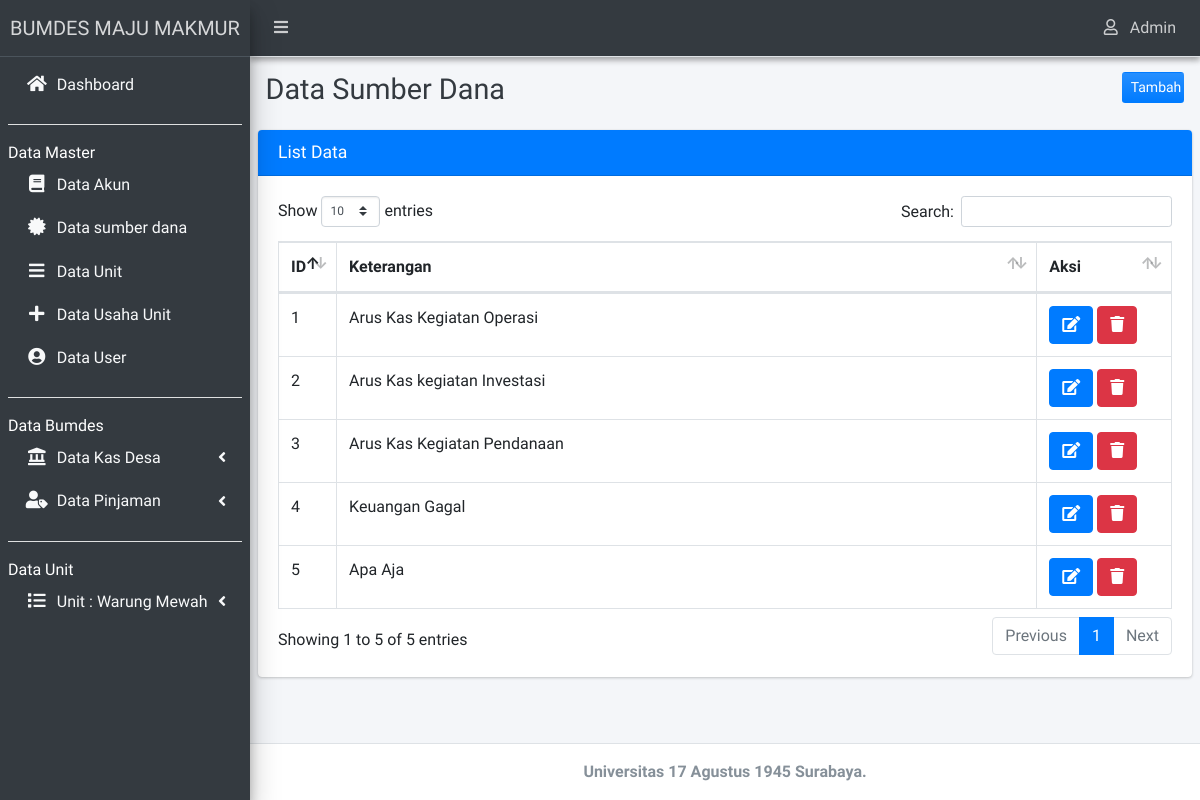
The page /admin/index.php?hal=ind (signed in) on the database as committed earlier.
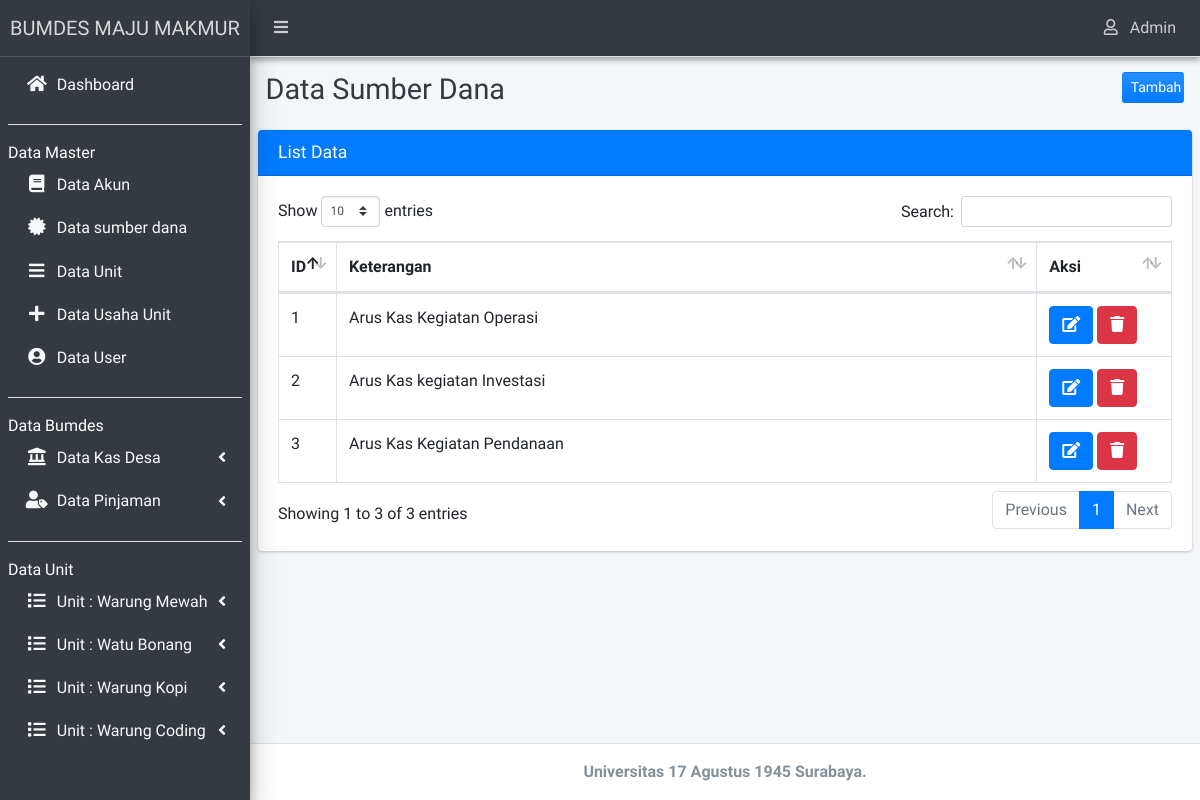
The same page on the database as committed later.
### tables this page shows
CREATE TABLE `tb_unit` (
  `id_unit` int(11) NOT NULL,
  `nama_unit` varchar(30) DEFAULT NULL
);

CREATE TABLE `tb_index` (
  `id_index` varchar(20) NOT NULL,
  `keterangan` varchar(200) DEFAULT NULL
);

### admin/_menu.php (the view, shortened to what the changed rows need)
<?php
$query="SELECT * from tb_unit";
$result=$mysqli->query($query);
$num_result=$result->num_rows;
if ($num_result > 0 ) {
	while ($data=mysqli_fetch_assoc($result)) {
		extract($data);  ?>
		<li class="nav-item has-treeview">
			<a href="#" class="nav-link text-light">
				<i class="nav-icon fas fa-list"></i>
				<p>
					Unit : <?=$nama_unit;?>
					<i class="fas fa-angle-left right"></i>
				</p>
			</a>
		</li>
		<?php } } ?>

### admin/ind.php (shortened to what the changed rows need)
<div class="content-header">
  <div class="container-fluid">
    <div class="row mb-2">
      <div class="col-sm-6">
        <h1 class="m-0 text-dark">Data Sumber Dana</h1>
      </div>
      <div class="col-sm-5">
      </div>
      <div class="col-sm-1">
        <a href="?hal=ind_olah" style="float: right;" class="btn btn-block bg-gradient-primary btn-sm">Tambah</a>
      </div>
    </div>
  </div>
</div>
<section class="content">
  <div class="row">
    <div class="col-12">
      <div class="card card-primary">
        <div class="card-header">
          <h3 class="card-title primary">List Data</h3>
        </div>
        <div class="card-body">
          <table id="example2" class="table table-bordered table-hover">
            <thead>
              <tr>
                <th>ID</th>
                <th>Keterangan</th>
                <th>Aksi</th>
              </tr>
            </thead>
            <tbody>
              <?php
              $query="SELECT * from tb_index";
              $result=$mysqli->query($query);
              $num_result=$result->num_rows;
              if ($num_result > 0 ) {
                $no=1;
                while ($data=mysqli_fetch_assoc($result)) {
                  extract($data);
                  ?>
                  <tr>
                    <td width="5%"><?php echo $no++; ?></td>
                    <td><?php echo $keterangan; ?></td>
                  <td width="15%">
                    <a href="?hal=ind_edit&id=<?php echo $id_index; ?>"
                      class="btn btn-icon btn-primary" title="Edit Data"><i class="fa fa-edit"></i> </a>
                      <a class="btn btn-danger" title="Hapus Data" href="operasi_crud/ind/delete.php?hapus=<?php echo $id_index;?>"
                        onclick="return confirm('Apakah anda yakin akan menghapus data ini?')"> <i class="fa fa-trash"></i></a>
                      </td>
                    </tr>
                    <?php }} ?>
                  </table>
                </div>
              </div>
            </div>
          </div>
        </section>

Rows that differ between the two databases and show on the page:
removed tb_index: keterangan "Keuangan Gagal"
removed tb_index: keterangan "Apa Aja"
added tb_unit: nama_unit "Watu Bonang"
added tb_unit: nama_unit "Warung Kopi"
added tb_unit: nama_unit "Warung Coding"
Other text that changed with them:
text written by a page script: "Show entries Search: Showing 1 to 5 of 5 entries Previous 1 Next" → "Show entries Search: Showing 1 to 3 of 3 entries Previous 1 Next"
